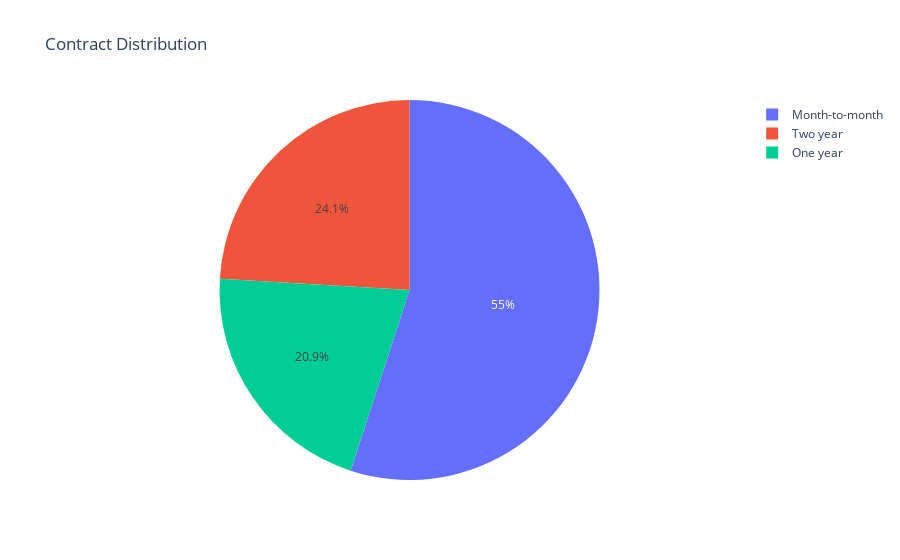
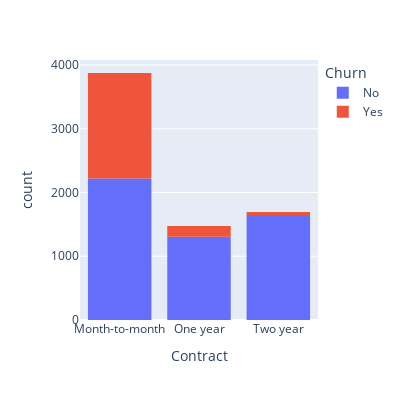

The code cell stored with these charts, in order, in its notebook:
### Code cell
analyze_category(data, 'Contract')

### Figure 1 — Plotly figure (JSON) as saved in the notebook; plotly's stock layout.template omitted (floating-point values rounded to 4 significant figures)
{"data": [{"domain": {"x": [0, 1], "y": [0, 1]}, "hovertemplate": "label=%{label}<br>value=%{value}<extra></extra>", "labels": ["Month-to-month", "Two year", "One year"], "legendgroup": "", "name": "", "showlegend": true, "type": "pie", "values": [3875, 1695, 1473]}], "layout": {"legend": {"tracegroupgap": 0}, "title": {"text": "Contract Distribution"}}}

### Figure 2 — Plotly figure (JSON) as saved in the notebook; plotly's stock layout.template omitted (floating-point values rounded to 4 significant figures; data arrays with more than 128 entries replaced by an {"elided": "..."} marker saying what was removed)
{"data": [{"alignmentgroup": "True", "bingroup": "x", "hovertemplate": "Churn=No<br>Contract=%{x}<br>count=%{y}<extra></extra>", "legendgroup": "No", "marker": {"color": "#636efa", "pattern": {"shape": ""}}, "name": "No", "offsetgroup": "No", "orientation": "v", "showlegend": true, "type": "histogram", "x": {"elided": "5174 str values"}, "xaxis": "x", "yaxis": "y"}, {"alignmentgroup": "True", "bingroup": "x", "hovertemplate": "Churn=Yes<br>Contract=%{x}<br>count=%{y}<extra></extra>", "legendgroup": "Yes", "marker": {"color": "#EF553B", "pattern": {"shape": ""}}, "name": "Yes", "offsetgroup": "Yes", "orientation": "v", "showlegend": true, "type": "histogram", "x": {"elided": "1869 str values"}, "xaxis": "x", "yaxis": "y"}], "layout": {"barmode": "relative", "height": 400, "legend": {"title": {"text": "Churn"}, "tracegroupgap": 0}, "margin": {"t": 60}, "width": 400, "xaxis": {"anchor": "y", "domain": [0, 1], "title": {"text": "Contract"}}, "yaxis": {"anchor": "x", "domain": [0, 1], "title": {"text": "count"}}}}
